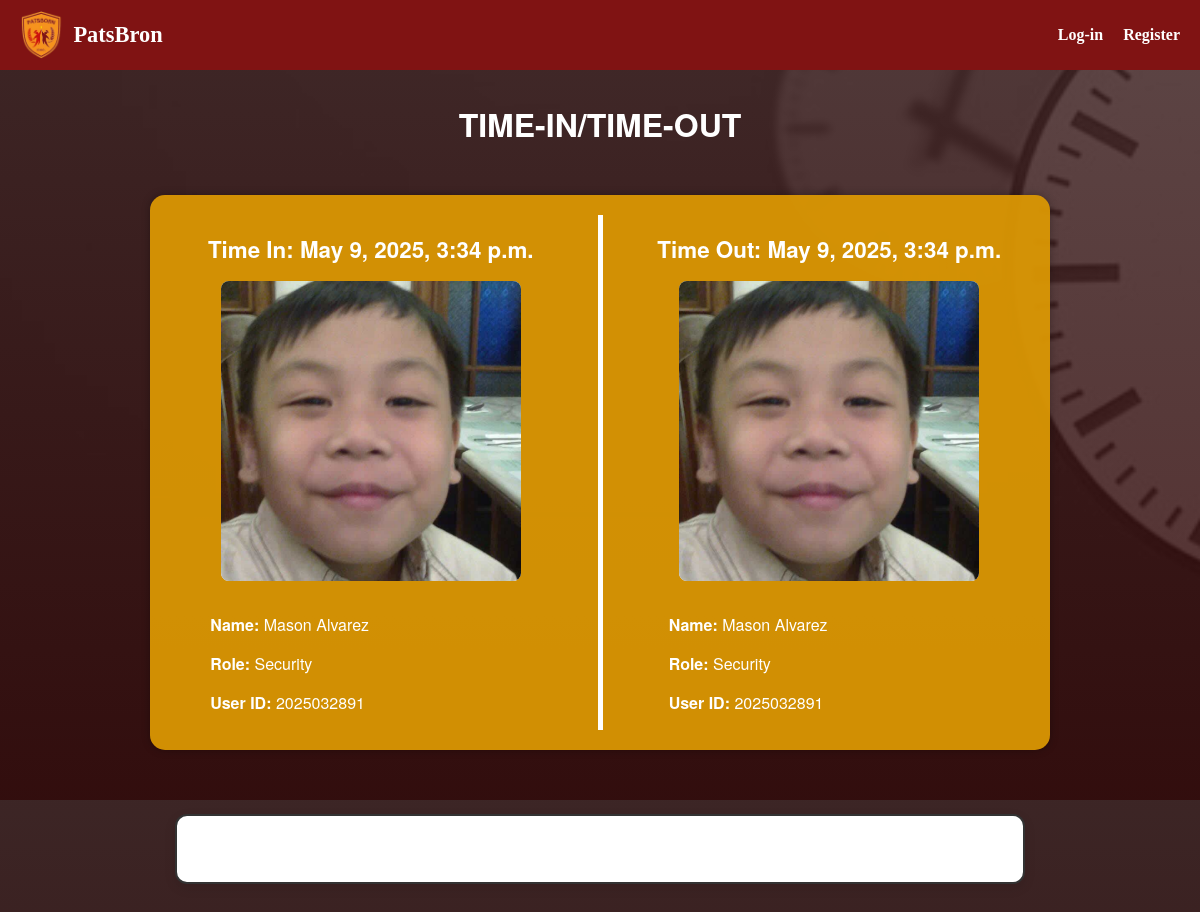
The page / on the database its author committed.
### attendance/models.py (models this page shows, shortened)
class AttendanceLog(models.Model):
    user = models.ForeignKey(User, on_delete=models.CASCADE)
    time_in = models.DateTimeField()
    time_out = models.DateTimeField(null=True, blank=True)

class User(AbstractUser):
    ROLE_CHOICES = [
        ('professor', 'Professor'),
        ('faculty_staff', 'Faculty Staff'),
        ('admin', 'Admin'),
        ('it_support', 'IT Support'),
        ('security', 'Security'),
        ('janitorial', 'Janitorial'),
        ('maintenance', 'Maintenance'),
        ('librarian', 'Librarian'),
    ]
    role = models.CharField(max_length=20, choices=ROLE_CHOICES)
    rfid_code = models.CharField(max_length=50, unique=True, null=True, blank=True)
    profile_picture = models.ImageField(upload_to='profile_pics/', null=True, blank=True)  # <-- Add this line
    created_at = models.DateTimeField(auto_now_add=True)
    groups = models.ManyToManyField(Group, related_name="custom_user_groups", blank=True)
    user_permissions = models.ManyToManyField(Permission, related_name="custom_user_permissions", blank=True)

### attendance/views.py (the view)
# urls.py: path('', views.landing, name='TimeIn_TimeOut'),
def landing(request):
    latest_time_in = AttendanceLog.objects.filter(time_in__isnull=False).order_by('-time_in').first()
    latest_time_out = AttendanceLog.objects.filter(time_out__isnull=False).order_by('-time_out').first()
    context = {
        'latest_time_in': latest_time_in,
        'latest_time_out': latest_time_out,
    }
    return render(request, 'Timein_Timeout.html', context)

### attendance/templates/TimeIn_TimeOut.html (shortened to what this page needs)
{% load static %}
<!DOCTYPE html>
<html lang="en">
<head>
  <link rel="stylesheet" href="{% static 'CSS/landing.css' %}">
</head>
<body>
  <div class="header">
    <div class="logo">
  <a href="{% url 'TimeIn_TimeOut' %}" class="logo-link">
    <img src="{% static 'images/Patsborn1.png' %}" alt="Logo" />
    <div class="site-name"><strong>PatsBron</strong></div>
  </a>
</div>
    <div class="nav-links">
      <a href="{% url 'login' %}">Log-in</a>
      <a href="{% url 'register' %}">Register</a>
    </div>
  </div>
  <div class="title-header1">
    <h1>Time-in/Time-out</h1>
  </div>
  <div class="main-box">
    <div class="column">
      <h2>Time In: {{ latest_time_in.time_in|default:"None" }}</h2>
      <div class="photo-box">
        {% if latest_time_in.user.profile_picture %}
          <img src="{{ latest_time_in.user.profile_picture.url }}" alt="Time In Person">
        {% else %}
          <img src="{% static 'images/default-profile.png' %}" alt="Default">
        {% endif %}
      </div>
      <div class="details">
        <p><strong>Name:</strong> {{ latest_time_in.user.first_name }} {{ latest_time_in.user.last_name }}</p>
        <p><strong>Role:</strong> {{ latest_time_in.user.role|title }}</p>
        <p><strong>User ID:</strong> {{ latest_time_in.user.rfid_code }}</p>
      </div>
    </div>
    <div class="divider"></div>
    <div class="column">
      <h2>Time Out: {{ latest_time_out.time_out|default:"None" }}</h2>
        <div class="photo-box">
          {% if latest_time_out.user.profile_picture %}
            <img src="{{ latest_time_out.user.profile_picture.url }}" alt="Time Out Person">
          {% else %}
            <img src="{% static 'images/default-profile.png' %}" alt="Default">
          {% endif %}
        </div>
        <div class="details">
          <p><strong>Name:</strong> {{ latest_time_out.user.first_name }} {{ latest_time_out.user.last_name }}</p>
          <p><strong>Role:</strong> {{ latest_time_out.user.role|title }}</p>
          <p><strong>User ID:</strong> {{ latest_time_out.user.rfid_code }}</p>
        </div>
    </div>
  </div>
  <form id="rfid-form" method="POST" action="{% url 'scan' %}">
    <input class="input-bar" type="text" id="rfid-input" name="rfid_code" autocomplete="off" required aria-label="Scan your RFID">
  </form>
</body>
</html>

### professor_attendance/static/CSS/landing.css (style rules this page uses)
body { margin: 0; font-family: 'Helvetica Neue', sans-serif; background: linear-gradient(rgba(65, 38, 38, 0.85), rgba(53, 10, 10, 0.85)), url('../IMAGES/timeinoutbg.jpg') no-repeat center center fixed; background-size: cover; height: 100vh; display: flex; flex-direction: column; align-items: center; justify-content: space-between; box-sizing: border-box; overflow: hidden; }
.header { background-color: #801313; color: white; padding: 10px 20px; display: flex; justify-content: space-between; align-items: center; width: 100%; font-family: "Jomolhari", serif; box-sizing: border-box; }
.header .logo { display: flex; align-items: center; }
.header .logo img { height: 50px; margin-right: 10px; }
.header .site-name { font-size: 1.4rem; font-weight: bold; text-decoration: none; }
.header .nav-links { display: flex; gap: 20px; font-size: 16px; }
.header .nav-links a { color: white; text-decoration: none; font-weight: bold; transition: color 0.3s ease; }
.title-header1 { width: 100%; display: flex; align-items: center; padding: 10px; box-sizing: border-box; }
.title-header1 h1 { color: white; flex: 1; text-align: center; font-size: 2rem; font-weight: bold; text-transform: uppercase; }
.logo-link { display: flex; align-items: center; text-decoration: none; color: white; }
.main-box { background-color: rgba(219, 151, 4, 0.95); border-radius: 15px; width: 90%; max-width: 900px; display: flex; justify-content: space-between; box-sizing: border-box; margin-top: 1rem; box-shadow: 0 0 8px rgba(0,0,0,0.3); padding: 20px; gap: 1rem; flex-wrap: wrap; }
.column { flex: 1 1 40%; display: flex; flex-direction: column; align-items: center; color: white; min-width: 280px; }
.divider { background-color: white; width: 5px; margin: 0 10px; height: auto; }
.column h2 { margin-bottom: 1rem; font-size: 1.4rem; }
.photo-box { width: 300px; height: 300px; background-color: #fff; border-radius: 8px; overflow: hidden; margin-bottom: 1rem; display: flex; justify-content: center; align-items: center; }
.photo-box img { width: 100%; height: 100%; object-fit: cover; }
.details { font-size: 1rem; color: white; text-align: left; width: 80%; }
.input-bar { display: block; margin: 2rem auto; background-color: white; width: 100%; max-width: 850px; height: 70px; border-radius: 12px; border: 2px solid #333; padding: 0 1.5rem; font-size: 1.8rem; text-align: center; box-sizing: border-box; box-shadow: 0 4px 12px rgba(0, 0, 0, 0.1); outline: none; transition: border-color 0.2s, box-shadow 0.2s; }
#rfid-form { width: 100%; display: flex; justify-content: center; margin-top: 2rem; }

### rows shown on the page
AttendanceLog: time_in "May 9, 2025, 3:34 p.m.", user.profile_picture (picture), user.first_name "Mason", user.last_name "Alvarez", user.role "Security", user.rfid_code "2025032891", time_out "May 9, 2025, 3:34 p.m."
